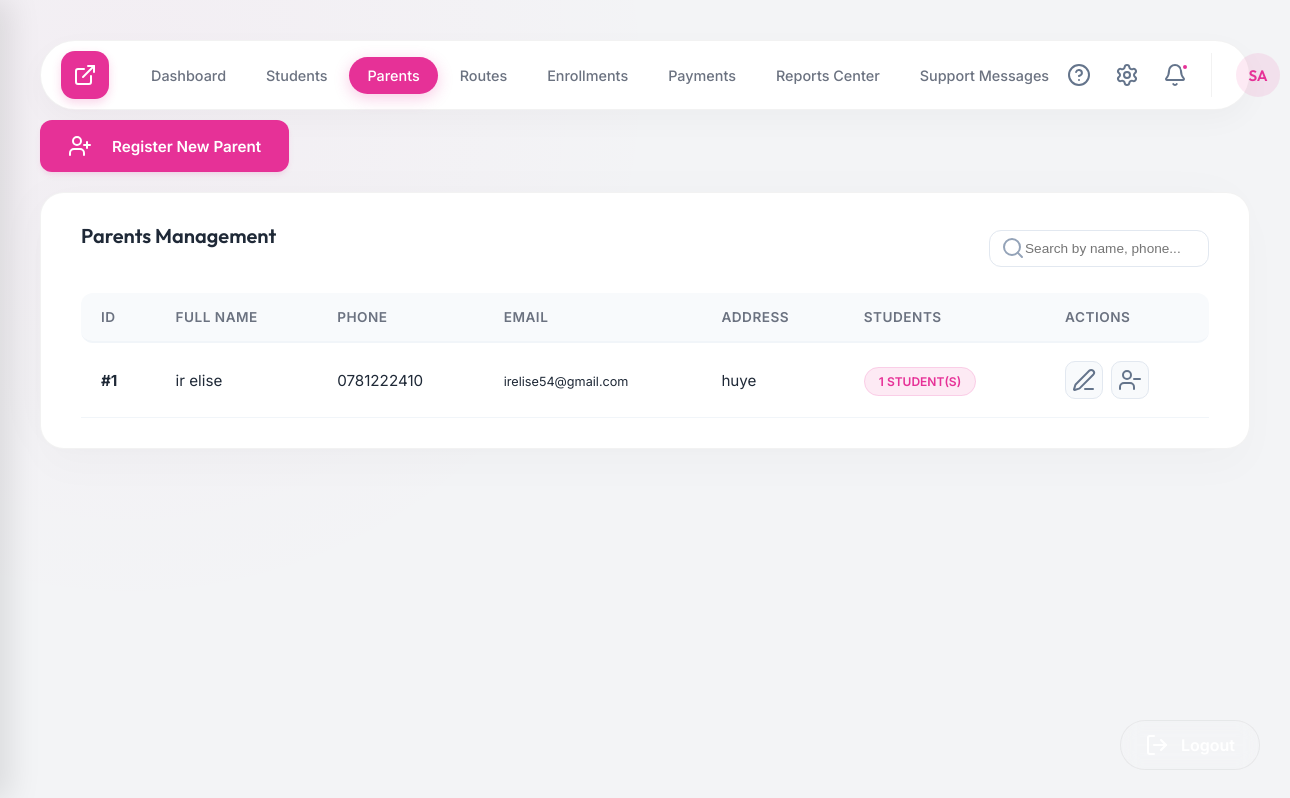
The page /admin.php?page=parents (signed in) on the database as committed earlier.
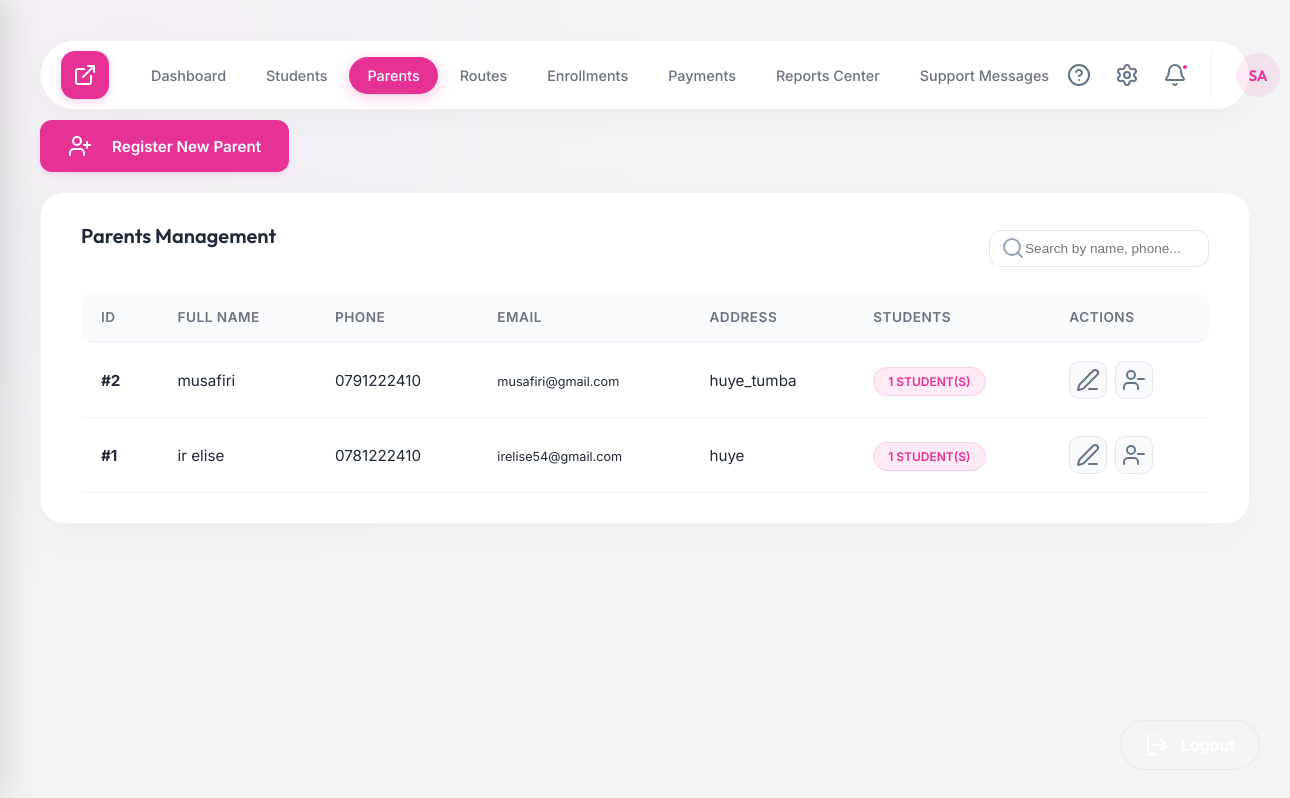
The same page on the database as committed later.
### tables this page shows
CREATE TABLE parents (
            parent_id INTEGER PRIMARY KEY AUTOINCREMENT,
            full_name VARCHAR(150) NOT NULL,
            phone VARCHAR(20),
            email VARCHAR(100),
            address VARCHAR(150)
        );

### pages/parents.php (the view, shortened to what this page needs)
<?php
require_once 'backend/db.php';
$sql = "SELECT p.*, (SELECT COUNT(*) FROM students s WHERE s.parent_id = p.parent_id) as student_count
        FROM parents p
        ORDER BY p.parent_id DESC";
$parents = $pdo->query($sql)->fetchAll();
?>
<div class="content-header" style="justify-content: flex-end; margin-top: -30px; margin-bottom: 20px;">
    <div class="header-tools">
        <button class="btn btn-primary" onclick="openAddModal('parents', ['full_name', 'phone', 'email', 'address'])">
            <i data-lucide="user-plus" style="margin-right: 8px;"></i>
            Register New Parent
        </button>
    </div>
</div>
<div class="table-container">
    <div style="display: flex; justify-content: space-between; align-items: center; margin-bottom: 20px;">
        <div class="table-title">Parents Management</div>
        <div style="position: relative;">
            <input type="text" placeholder="Search by name, phone..." class="local-table-filter" style="padding: 10px 15px 10px 35px; border-radius: 12px; border: 1px solid #e2e8f0; font-size: 0.85rem; width: 220px; outline: none; transition: all 0.3s;" onfocus="this.style.borderColor='var(--primary)'" onblur="this.style.borderColor='#e2e8f0'">
            <i data-lucide="search" size="16" style="position: absolute; left: 12px; top: 50%; transform: translateY(-50%); color: #94a3b8;"></i>
        </div>
    </div>
    <table>
        <thead>
            <tr>
                <th>ID</th>
                <th>Full Name</th>
                <th>Phone</th>
                <th>Email</th>
                <th>Address</th>
                <th>Students</th>
                <th>Actions</th>
            </tr>
        </thead>
        <tbody>
            <?php if (empty($parents)): ?>
                <tr>
                    <td colspan="7" style="text-align: center; padding: 30px; color: #64748b;">
                        <i data-lucide="users" size="48" style="opacity: 0.2; display: block; margin: 0 auto 10px;"></i>
                        No parents found. Start by registering a parent.
                    </td>
                </tr>
            <?php else: ?>
                <?php foreach ($parents as $p): ?>
                    <tr>
                        <td><strong>#<?php echo $p['parent_id']; ?></strong></td>
                        <td><?php echo htmlspecialchars($p['full_name']); ?></td>
                        <td><?php echo htmlspecialchars($p['phone'] ?: 'No Phone'); ?></td>
                        <td><small><?php echo htmlspecialchars($p['email'] ?: 'No Email'); ?></small></td>
                        <td><?php echo htmlspecialchars($p['address'] ?: 'No Address'); ?></td>
                        <td>
                            <span class="badge <?php echo $p['student_count'] > 0 ? 'badge-paid' : 'badge-pending'; ?>">
                                <?php echo $p['student_count']; ?> Student(s)
                            </span>
                        </td>
                        <td>
                            <div style="display: flex; gap: 8px;">
                                <button class="btn btn-icon" title="Edit Contact" onclick='openEditModal("parents", <?php echo $p["parent_id"]; ?>, <?php echo json_encode($p); ?>)'><i data-lucide="edit-3"></i></button>
                                <button class="btn btn-icon text-red" title="Delete Account" onclick="deleteItem('parents', <?php echo $p['parent_id']; ?>)"><i data-lucide="user-minus"></i></button>
                            </div>
                        </td>
                    </tr>
                <?php endforeach; ?>
            <?php endif; ?>
        </tbody>
    </table>
</div>

Rows that differ between the two databases and show on the page:
added parents: parent_id "2", full_name "musafiri", phone "0791222410", email "musafiri@gmail.com", address "huye_tumba", student_count "1"
